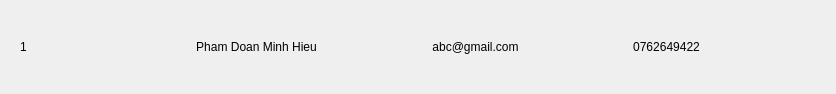
<?xml version="1.0" encoding="UTF-8"?>
<ui version="4.0">
 <class>Form</class>
 <widget class="QWidget" name="Form">
  <property name="geometry">
   <rect>
    <x>0</x>
    <y>0</y>
    <width>836</width>
    <height>94</height>
   </rect>
  </property>
  <property name="windowTitle">
   <string>Form</string>
  </property>
  <layout class="QHBoxLayout" name="horizontalLayout">
   <item>
    <widget class="QWidget" name="widget__" native="true">
     <layout class="QHBoxLayout" name="horizontalLayout_22">
      <item>
       <widget class="QLabel" name="label__33">
        <property name="text">
         <string>1</string>
        </property>
        <property name="alignment">
         <set>Qt::AlignCenter</set>
        </property>
       </widget>
      </item>
      <item>
       <spacer name="horizontalSpacer">
        <property name="orientation">
         <enum>Qt::Horizontal</enum>
        </property>
        <property name="sizeType">
         <enum>QSizePolicy::Fixed</enum>
        </property>
        <property name="sizeHint" stdset="0">
         <size>
          <width>40</width>
          <height>20</height>
         </size>
        </property>
       </spacer>
      </item>
      <item>
       <widget class="QLabel" name="label__1">
        <property name="maximumSize">
         <size>
          <width>54</width>
          <height>50</height>
         </size>
        </property>
        <property name="styleSheet">
         <string notr="true">border-radius : 15px;
margin-left: 2px;
margin-left: 2px;</string>
        </property>
        <property name="text">
         <string/>
        </property>
        <property name="pixmap">
         <pixmap>Image/z5461290588979_692bf1a21a79b202b016a475ef95d80d.jpg</pixmap>
        </property>
        <property name="scaledContents">
         <bool>true</bool>
        </property>
        <property name="alignment">
         <set>Qt::AlignCenter</set>
        </property>
       </widget>
      </item>
      <item>
       <spacer name="horizontalSpacer_5">
        <property name="orientation">
         <enum>Qt::Horizontal</enum>
        </property>
        <property name="sizeHint" stdset="0">
         <size>
          <width>40</width>
          <height>20</height>
         </size>
        </property>
       </spacer>
      </item>
      <item>
       <widget class="QLabel" name="label__44">
        <property name="text">
         <string>Pham Doan Minh Hieu</string>
        </property>
        <property name="alignment">
         <set>Qt::AlignCenter</set>
        </property>
       </widget>
      </item>
      <item>
       <spacer name="horizontalSpacer_3">
        <property name="orientation">
         <enum>Qt::Horizontal</enum>
        </property>
        <property name="sizeHint" stdset="0">
         <size>
          <width>40</width>
          <height>20</height>
         </size>
        </property>
       </spacer>
      </item>
      <item>
       <widget class="QLabel" name="label__2">
        <property name="text">
         <string>abc@gmail.com</string>
        </property>
        <property name="alignment">
         <set>Qt::AlignCenter</set>
        </property>
       </widget>
      </item>
      <item>
       <spacer name="horizontalSpacer_4">
        <property name="orientation">
         <enum>Qt::Horizontal</enum>
        </property>
        <property name="sizeHint" stdset="0">
         <size>
          <width>40</width>
          <height>20</height>
         </size>
        </property>
       </spacer>
      </item>
      <item>
       <widget class="QLabel" name="label__5">
        <property name="text">
         <string>0762649422</string>
        </property>
        <property name="alignment">
         <set>Qt::AlignCenter</set>
        </property>
       </widget>
      </item>
      <item>
       <spacer name="horizontalSpacer_2">
        <property name="orientation">
         <enum>Qt::Horizontal</enum>
        </property>
        <property name="sizeType">
         <enum>QSizePolicy::Fixed</enum>
        </property>
        <property name="sizeHint" stdset="0">
         <size>
          <width>50</width>
          <height>20</height>
         </size>
        </property>
       </spacer>
      </item>
      <item>
       <widget class="QWidget" name="widget__2" native="true">
        <layout class="QHBoxLayout" name="horizontalLayout_2">
         <item>
          <widget class="QPushButton" name="pushButton__">
           <property name="minimumSize">
            <size>
             <width>42</width>
             <height>0</height>
            </size>
           </property>
           <property name="maximumSize">
            <size>
             <width>41</width>
             <height>44</height>
            </size>
           </property>
           <property name="cursor">
            <cursorShape>PointingHandCursor</cursorShape>
           </property>
           <property name="styleSheet">
            <string notr="true">#pushButton__{
border-radius : 15px;
border-right : none

}
#pushButton__:hover {
                background-color: rgb(255,0,0); 
            }</string>
           </property>
           <property name="text">
            <string/>
           </property>
           <property name="icon">
            <iconset>
             <normaloff>Image/icons8-delete-trash-50.png</normaloff>Image/icons8-delete-trash-50.png</iconset>
           </property>
          </widget>
         </item>
        </layout>
       </widget>
      </item>
     </layout>
    </widget>
   </item>
  </layout>
 </widget>
 <resources/>
 <connections/>
</ui>
